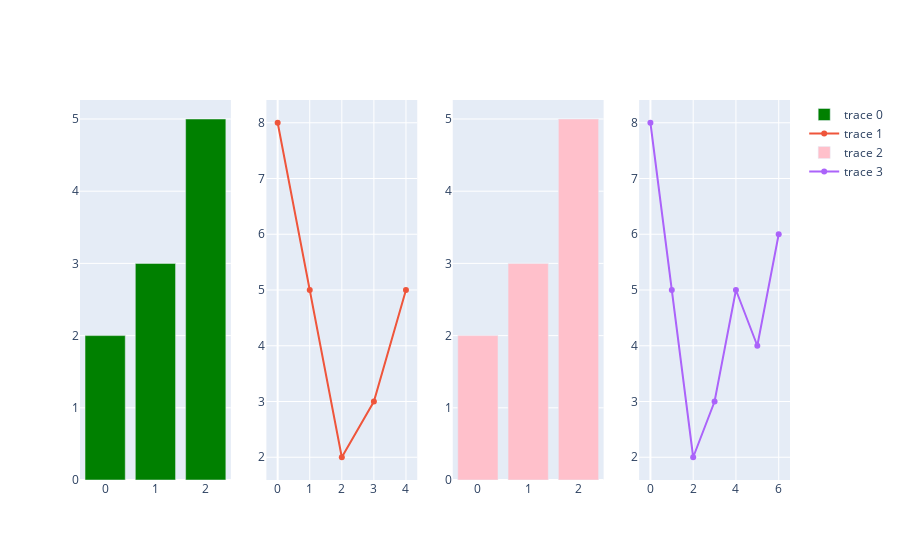

The notebook cell saved with this chart:
### Markdown cell above
## Criando Subplots

A função make_subplots

### Code cell
from plotly.subplots import make_subplots

fig = make_subplots(rows=1,cols=4)

fig.add_trace(go.Bar(y=[2,3,5], marker_color= "green"),row=1, col=1)
fig.add_trace(go.Scatter(y=[8,5,2,3,5]),row=1, col=2)
fig.add_trace(go.Bar(y=[2,3,5], marker_color= "pink"),row=1, col=3)
fig.add_trace(go.Scatter(y=[8,5,2,3,5,4,6]),row=1, col=4)

fig.show()

### Figure 1 — Plotly figure (JSON) as saved in the notebook; plotly's stock layout.template omitted (floating-point values rounded to 4 significant figures)
{"data": [{"marker": {"color": "green"}, "type": "bar", "xaxis": "x", "y": [2, 3, 5], "yaxis": "y"}, {"type": "scatter", "xaxis": "x2", "y": [8, 5, 2, 3, 5], "yaxis": "y2"}, {"marker": {"color": "pink"}, "type": "bar", "xaxis": "x3", "y": [2, 3, 5], "yaxis": "y3"}, {"type": "scatter", "xaxis": "x4", "y": [8, 5, 2, 3, 5, 4, 6], "yaxis": "y4"}], "layout": {"xaxis": {"anchor": "y", "domain": [0, 0.2125]}, "xaxis2": {"anchor": "y2", "domain": [0.2625, 0.475]}, "xaxis3": {"anchor": "y3", "domain": [0.525, 0.7375]}, "xaxis4": {"anchor": "y4", "domain": [0.7875, 1]}, "yaxis": {"anchor": "x", "domain": [0, 1]}, "yaxis2": {"anchor": "x2", "domain": [0, 1]}, "yaxis3": {"anchor": "x3", "domain": [0, 1]}, "yaxis4": {"anchor": "x4", "domain": [0, 1]}}}
